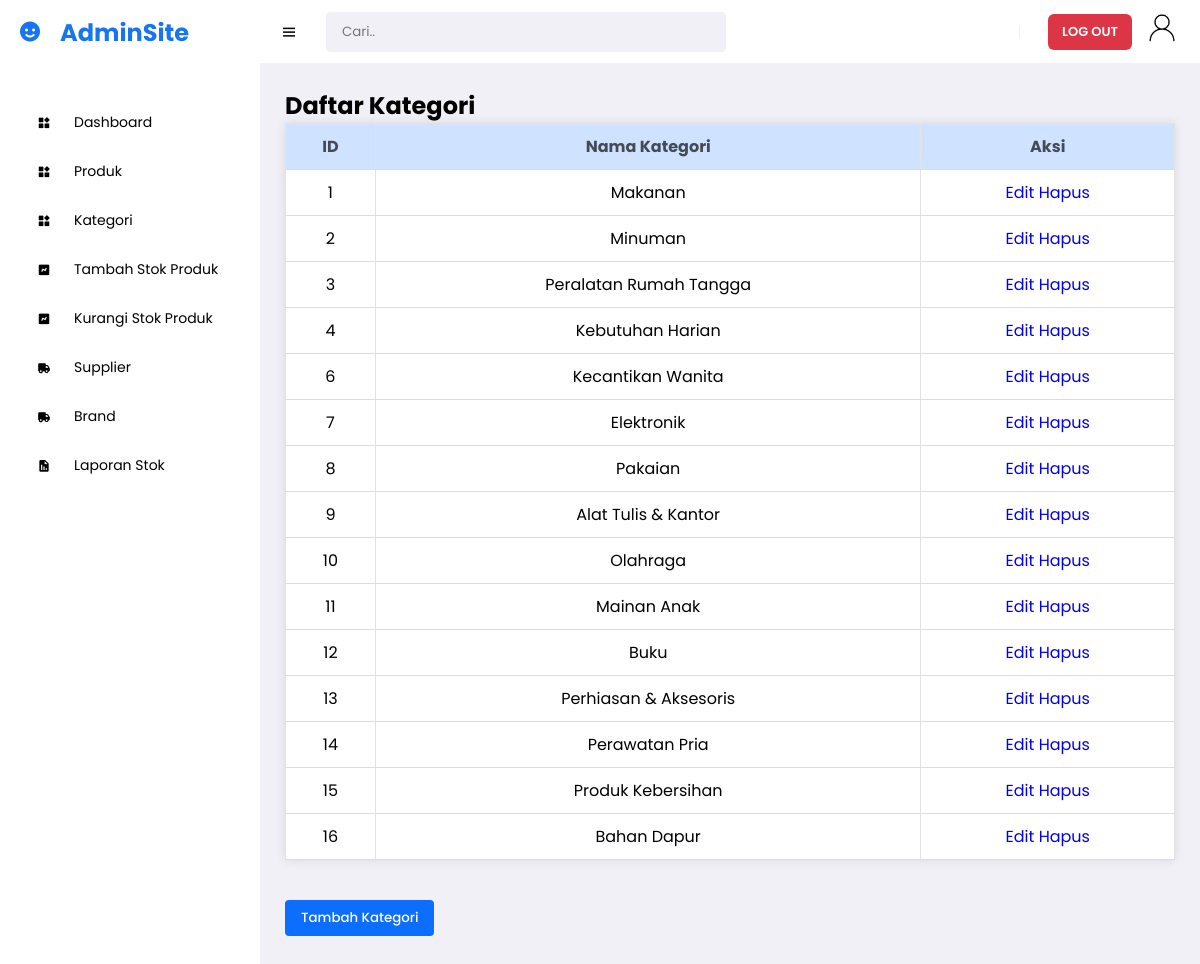
/supermarket-app/public/staff/kategori.php (signed in), run on the app's committed database.
### tables this page shows
CREATE TABLE `category` (
  `category_id` int(10) UNSIGNED NOT NULL,
  `category_name` varchar(30) NOT NULL
);

### supermarket-app/models/category_model.php (called while the page is built, shortened)
<?php
require_once(__DIR__ . '/../config/db.php');
function get_all_categories() {
  global $conn;
  $query = "SELECT * FROM category ORDER BY category_id ASC";
  $result = mysqli_query($conn, $query);
  return mysqli_fetch_all($result, MYSQLI_ASSOC);
}

### supermarket-app/controllers/staff/category_controller.php (called while the page is built, shortened)
<?php
require_once(__DIR__ . '/../../models/category_model.php');
function read_categories_controller() {
  return get_all_categories();
}

### supermarket-app/public/staff/kategori.php (the view, shortened to what this page needs)
<?php
require_once '../layout/header.php';
require_once '../layout/sidebar.php';
require_once '../../controllers/staff/category_controller.php';
$categories = read_categories_controller();
?>
<section id="content">
<div class="main-content">
<h1>Daftar Kategori</h1>
<table>
<thead>
<tr>
   <th>ID</th>
   <th>Nama Kategori</th>
   <th>Aksi</th>
</tr>
</thead>
<tbody>
<?php foreach ($categories as $c): ?>
<tr>
   <td><?= $c['category_id'] ?></td>
   <td><?= htmlspecialchars($c['category_name']) ?></td>
   <td>
      <a href="category/edit_category.php?id=<?= $c['category_id'] ?>">Edit</a>
      <a href="category/delete_category.php?id=<?= $c['category_id'] ?>"
         onclick="return confirm('Yakin hapus?')">Hapus</a>
   </td>
</tr>
<?php endforeach; ?>
</tbody>
</table>
<a href="category/add_category.php">
   <button class="btn btn-add-user">Tambah Kategori</button>
</a>
</div>
</section>

### supermarket-app/assets/css/dashboard.css (style rules this page uses)
* { font-family: "Poppins", serif; margin: 0; padding: 0; box-sizing: border-box; }
:root { --grey: #f1f0f6; --dark-grey: #8d8d8d; --light: #fff; --dark: #000; --green: #81d43a; --light-green: #e3ffcb; --blue: #1775f1; --light-blue: #d0e4ff; --dark-blue: #0c5fcd; --red: #fc3b56; --primary-text: #444b55; --error: #ef4444; --border: #e3e3e3; --primary-table: #cfe2ff; }
body { background: var(--grey); }
a { text-decoration: none; }
#content { position: relative; width: calc(100% - 260px); left: 260px; transition: all 0.3s ease; }
.main-content { padding: 25px; }
table { width: 100%; border-collapse: collapse; background-color: var(--light); box-shadow: 0 0 10px rgba(0, 0, 0, 0.1); margin-bottom: 20px; }
th, td { padding: 12px; border: 1px solid var(--border); text-align: center; }
th { background-color: var(--primary-table); color: var(--primary-text); }
.btn-add-user { background-color: #0d6efd; color: var(--light); border: none; padding: 8px 16px; border-radius: 4px; font-weight: 500; cursor: pointer; display: block; margin-bottom: 15px; }
table { width: 100%; border-collapse: collapse; margin-bottom: 40px; }
table th, table td { padding: 10px; border-bottom: 1px solid #ddd; }

### data on the page
category: category_id "1", category_name "Makanan"
category: category_id "2", category_name "Minuman"
category: category_id "3", category_name "Peralatan Rumah Tangga"
category: category_id "4", category_name "Kebutuhan Harian"
category: category_id "6", category_name "Kecantikan Wanita"
category: category_id "7", category_name "Elektronik"
category: category_id "8", category_name "Pakaian"
category: category_id "9", category_name "Alat Tulis & Kantor"
category: category_id "10", category_name "Olahraga"
category: category_id "11", category_name "Mainan Anak"
category: category_id "12", category_name "Buku"
category: category_id "13", category_name "Perhiasan & Aksesoris"
category: category_id "14", category_name "Perawatan Pria"
category: category_id "15", category_name "Produk Kebersihan"
category: category_id "16", category_name "Bahan Dapur"
